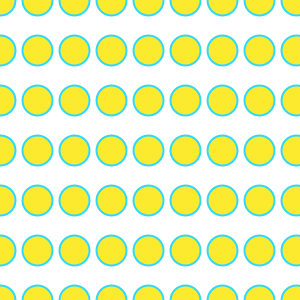
Frame 1 (no input)
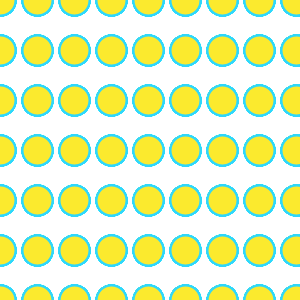
Frame 60 (the mouse pressed at the canvas centre just before this capture)
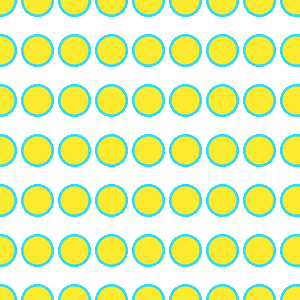
Frame 120 (the mouse held since frame 60 and released just before this capture)

The Processing sketch that drew these frames (run headless with seeded random() and noise(); from frame 60 on, the mouse is pressed at the canvas centre):

// Processing sketch: s04t00anamaria
// ── s04t00anamaria.pde
//Expresión Digital 2 - Diseño Digital - UDD - 2016
//Ana María Ortiz
//s04t00anamaria

/*en una grilla proporcinal de a cuerdo al tamaño del canvas, se dibujarán elipses 
*/

void setup() {
  size(300, 300);                                   //tamaño del canvas
  background(255);                                  //color de fondo
}

void draw() {
  color a= color(251, 234, 46);                     //color amarillo
  color c= color(46,215,251);                       //color calipso
  int diametro;                                     //variable diametro
  if (width >= height) {                            //si el ancho es mayor o igual al ancho, el diametro va a ser el ancho dividido en 10
    diametro = width/10;
  } else {
    diametro = height/10;                           //si no se cumple la condicion anterior, el diametro va a ser el alto dividido en 10
  }

  for (int x = 0; x <= width; x += width/8) {       //si x es menor o igual que el ancho del canvas, se le sumará el ancho dividido en 8
    for (int y = 0; y <= height; y += height/6) {   //si y es menor o igual que el largo del canavs, se le sumará el alto dividido en 6

      fill(a);                                      //relleno color amarillo
      strokeWeight (2);                             //ancho del stroke
      stroke(c);                                    //color stroke
      ellipse (x, y, diametro, diametro);           //elipse 
    }
  }
}
